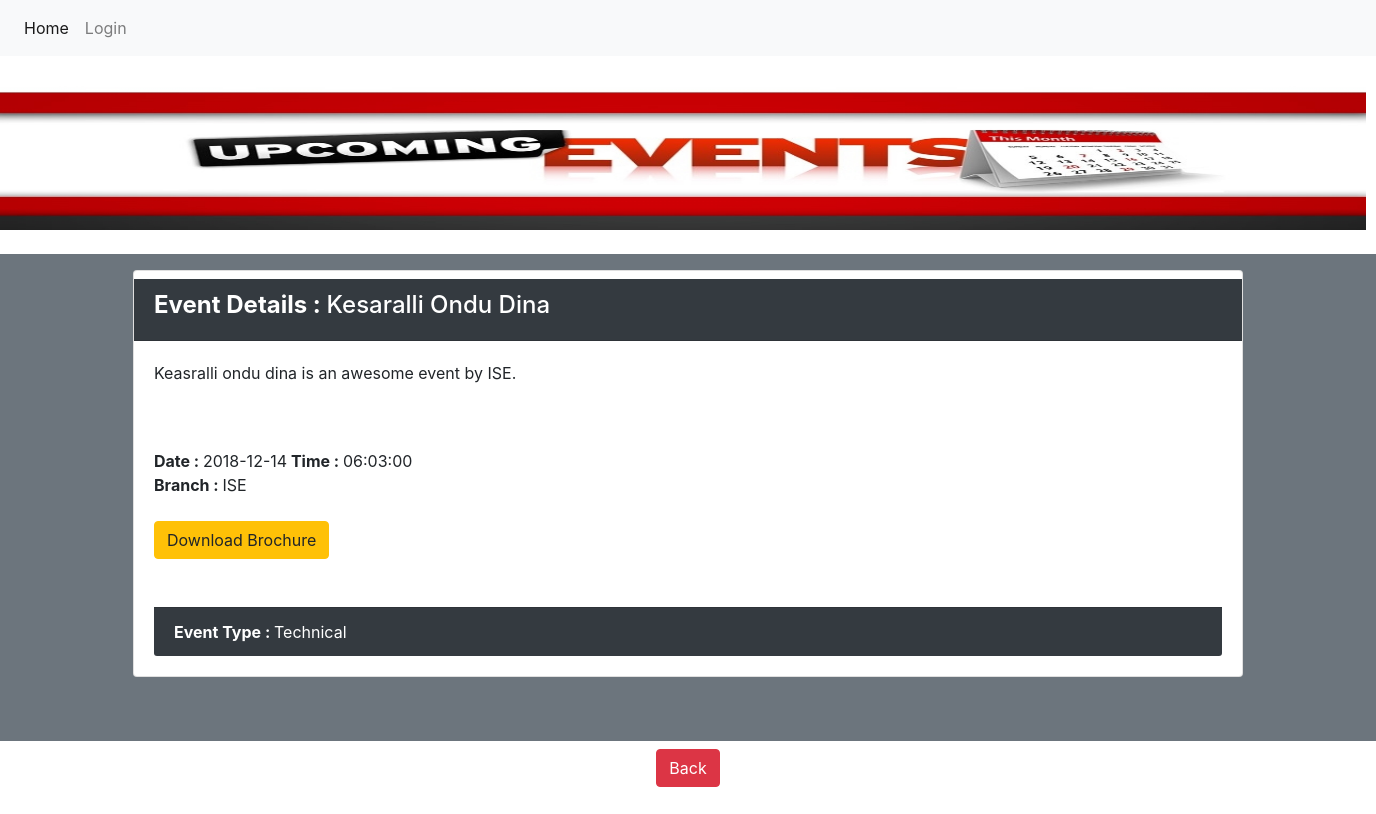
Screenshot of /Event_Info_System/view.php with the database file from the repository.
### tables this page shows
CREATE TABLE `Events` (
  `Event_Name` varchar(40) NOT NULL,
  `Event_Date` date NOT NULL,
  `Event_Time` time NOT NULL,
  `Event_Detail` varchar(600) NOT NULL,
  `Branch` varchar(3) NOT NULL,
  `Event_Type` varchar(20) NOT NULL,
  `pdf` longblob NOT NULL
);

### Event_Info_System/view.php (the view, shortened to what this page needs)
<html>
<head><title>View Events</title>
  <link rel="stylesheet" href="css/bs.css">
</head>
<nav class="navbar navbar-expand-lg navbar-light bg-light">
  <div class="collapse navbar-collapse" id="navbarNav">
<ul class="navbar-nav">
  <li class="nav-item active">
    <a class="nav-link" href="index.php">Home<span class="sr-only">(current)</span></a>
  </li>
  <li class="nav-item">
    <a class="nav-link" href="login.php">Login</a>
  </li>
</ul>
</div>
</nav>
<body><br>
  <img src='img/1.jpg' height="150px" width='1366px'><br><br>
<div class='p-3 mb-2 bg-secondary'>
<?php
include "config.php";
$event="SELECT * FROM Events";
$result = mysqli_query($sccon,$event);
echo "<div class='container'>";
while($row = mysqli_fetch_array($result)) {
    echo "<div class='card'><center><h3><b></b></h3></center>";
    echo "<div class='card-header bg-dark text-white'><h4><b>Event Details : </b>".$row['Event_Name']."</h4></div>";
    echo "<div class='card-body'><p>".$row['Event_Detail']."</p>";
    $t=$row['Event_Name'];
    echo "<br><br><b>Date : </b>".$row['Event_Date']."<b> Time : </b>".$row['Event_Time'];
    echo "<br><b>Branch : </b>".$row['Branch'];
    echo "<br><br><a href='pdf.php?q=".$t."'><button class='btn btn-warning'>Download Brochure</button></a><br><br>";
    echo "<br><div class='card-footer bg-dark text-white'><b>Event Type : </b>".$row['Event_Type']."</div>";
    echo "</div></div><br><br>";
}
echo "</div>";
?>
</div><center>
<a href='index.php'><button class='btn btn-danger'>Back</button></a></center><br><br>
</body>
</html>

### rows the page displays
events: Event_Name "Kesaralli Ondu Dina", Event_Detail "Keasralli ondu dina is an awesome event by ISE.", Event_Date "2018-12-14", Event_Time "06:03:00", Branch "ISE", Event_Type "Technical"
